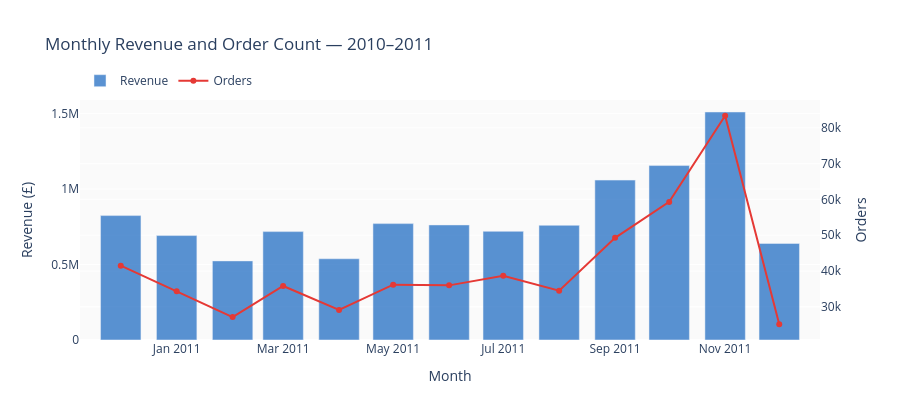

This figure's notebook cell:
### Markdown cell above
### Stage 4 — Monthly revenue and RFM analysis

### Code cell
from pipeline import monthly_revenue, top_products, customer_rfm
from pipeline import plot_monthly_revenue, plot_top_products, plot_rfm_scatter
from config import RETAIL_CONFIG

# Monthly revenue trend
monthly = monthly_revenue(df)

fig_monthly = plot_monthly_revenue(
    monthly,
    title="Monthly Revenue and Order Count — 2010–2011"
)
fig_monthly.write_html("../outputs/plotly_monthly_revenue.html")
fig_monthly.write_image("../outputs/plotly_monthly_revenue.png", scale=2)
fig_monthly.show()

### Figure 1 — Plotly figure (JSON) as saved in the notebook; plotly's stock layout.template omitted (floating-point values rounded to 4 significant figures)
{"data": [{"marker": {"color": "#1565C0"}, "name": "Revenue", "opacity": 0.7, "type": "bar", "x": ["2010-12", "2011-01", "2011-02", "2011-03", "2011-04", "2011-05", "2011-06", "2011-07", "2011-08", "2011-09", "2011-10", "2011-11", "2011-12"], "y": [823700.0, 691400.0, 523600.0, 717600.0, 537800.0, 770500.0, 761700.0, 719200.0, 759100.0, 1059000.0, 1155000.0, 1509000.0, 638800.0]}, {"line": {"color": "#E53935", "width": 2}, "mode": "lines+markers", "name": "Orders", "type": "scatter", "x": ["2010-12", "2011-01", "2011-02", "2011-03", "2011-04", "2011-05", "2011-06", "2011-07", "2011-08", "2011-09", "2011-10", "2011-11", "2011-12"], "y": [41480, 34306, 27105, 35803, 29095, 36164, 35977, 38644, 34483, 49259, 59304, 83369, 25112], "yaxis": "y2"}], "layout": {"height": 420, "legend": {"orientation": "h", "y": 1.02, "yanchor": "bottom"}, "plot_bgcolor": "#FAFAFA", "title": {"text": "Monthly Revenue and Order Count — 2010–2011"}, "xaxis": {"title": {"text": "Month"}}, "yaxis": {"title": {"text": "Revenue (£)"}}, "yaxis2": {"overlaying": "y", "side": "right", "title": {"text": "Orders"}}}}
